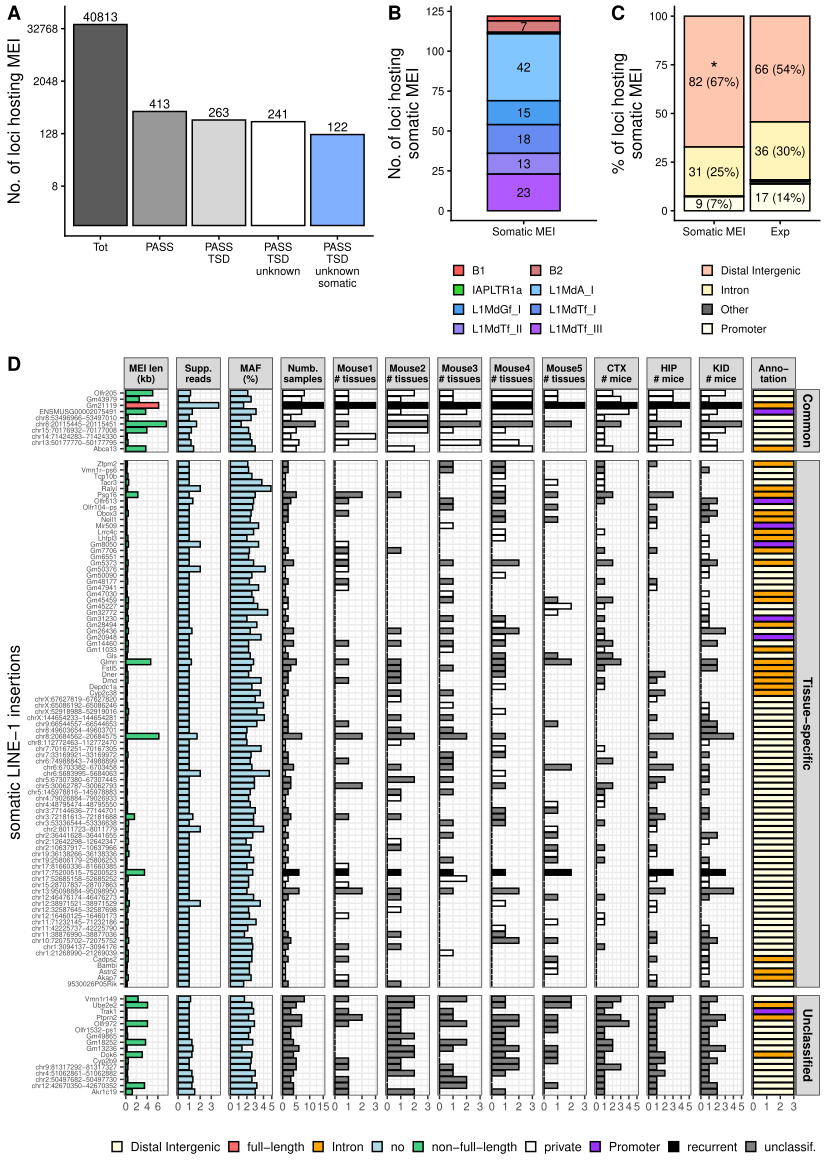

The script that saved this image:
#######################################################################################################################################
### Figure S5
#######################################################################################################################################
rm(list = ls())
library(ggplot2)
library(ggpubr)
library(data.table)
library(scales)
library(stringr)
library(reshape2)
library(ggh4x)
#######################################################################################################################################
source("../../analyses/functions/functions_nanopore.R")
#######################################################################################################################################
### Graphical parameters
textbarsize=2.5
axistexty=8
axistitley=12
#######################################################################################################################################
mei <- fread("../../analyses/13_tldr/input/tldr_res.txt",data.table=F,sep='\t',header=T)
mei_f <- fread("../../analyses/13_tldr/tldr_res_filtered.txt.bed",data.table=F,sep='\t',header=T)
mei_c <- fread("../../analyses/13_tldr/tldr_res_filtered_reads_summary.txt",data.table=F,sep='\t',header=T)
genomicf <- fread("../../analyses/14_annotate_MEI/res_observed_expected.txt",data.table=F,sep='\t',header=T)
mei_gf <- fread("../../analyses/14_annotate_MEI/genomic_feature_anno.txt",data.table=F,sep='\t',header=T)
mapped <- fread("../data/mapping_stat.txt",data.table=F,sep='\t',header=T)
#######################################################################################################################################


###### Panel A

### Count different type of MEIs

count_mei <- data.frame(c(
             "Tot"                      = nrow(mei),
             "PASS"                     = nrow(subset(mei,Filter=="PASS")),
             "PASS_TSD"                 = nrow(subset(mei,Filter=="PASS" & !is.na(mei$TSD))),
             "PASS_TSD_nonref"          = nrow(subset(mei,Filter=="PASS" & !is.na(mei$TSD) & is.na(mei$NonRef) )),
             "PASS_TSD_nonref_somatic"  = nrow(subset(mei_f,is.somatic))
))
colnames(count_mei) <- "Count"
count_mei$x <- rownames(count_mei)


# plot
count_mei$x <- factor(count_mei$x,levels = unique(count_mei$x))
p1=ggplot(count_mei,aes(x=x,y=Count)) +
  theme_classic() +
  geom_bar(stat='identity',color='black',aes(fill=x),alpha=.8) +
  # x axis
  xlab("none") +
  theme(axis.text.x=element_text(size = axistexty,angle = 0, hjust = .5)) +
  theme(axis.title.x = element_text(size=0)) +
  # modify x axis labels
  scale_x_discrete(labels=c("Tot"                     = "Tot",
                            "PASS"                    = "PASS",
                            "PASS_TSD"                = "PASS\nTSD",
                            "PASS_TSD_nonref"         = "PASS\nTSD\nunknown",
                            "PASS_TSD_nonref_somatic" = "PASS\nTSD\nunknown\nsomatic")) +
  # y axis
  ylab("No. of loci hosting MEI") +
  theme(axis.text.y=element_text(size = axistexty)) +
  theme(axis.title.y = element_text(size=axistitley)) +
  #scale_y_continuous(trans='log2', labels = trans_format("log2", math_format(2^.x))) +
  scale_y_continuous(trans='log2') +
  # label
  geom_text(aes(label=Count,y=Count+(Count*50/100)),size=3) +
  # legend
  guides(fill="none") +
  # scale colors
  scale_fill_manual( values = c("Tot"                      = "grey20",
                                "PASS"                     = "grey50",
                                "PASS_TSD"                 = "grey80",
                                "PASS_TSD_nonref"          = "grey100",
                                "PASS_TSD_nonref_somatic"  = hue_pal()(3)[3]))
#######################################################################################################################################

#######################################################################################################################################



###### Panel B

somatic_mei <- subset(mei_f,is.somatic==TRUE)

### Type of TE
count_te <- as.data.frame(table(somatic_mei$TE))
count_te$perc <- count_te$Freq / sum(count_te$Freq) * 100
count_te$Var1 <- str_split_fixed(count_te$Var1,":",2)[,2]

# label
count_te$lbl <- ifelse(count_te$Freq>=7,count_te$Freq,NA)

# modify IAPLTR1a_MM to IAPLTR1a
count_te$Var1 <- ifelse(count_te$Var1=="IAPLTR1a_MM","IAPLTR1a",count_te$Var1)

p2=ggplot(count_te,aes(x="Somatic MEI",y=Freq,fill=Var1)) +
  theme_classic() +
  geom_bar(stat='identity',color='black',alpha=.8,width=.6) +
  # label
  geom_text(aes(label=lbl,x=1,y=Freq), position = position_stack(vjust = .5),size=3) +
  # x axis
  xlab("none") +
  theme(axis.text.x=element_text(size = axistexty,angle = 0, hjust = .5)) +
  theme(axis.title.x = element_text(size=0)) +
  # y axis
  ylab("No. of loci hosting\nsomatic MEI") +
  theme(axis.text.y=element_text(size = axistexty)) +
  theme(axis.title.y = element_text(size=axistitley)) +
  # scale colors
  scale_fill_manual( values = c("L1MdA_I"       = "steelblue1",
                                "L1MdGf_I"      = "dodgerblue2",
                                "L1MdTf_I"      = "royalblue2",
                                "L1MdTf_II"     = "slateblue2",
                                "L1MdTf_III"    = "purple1",
                                "IAPLTR1a"      = "green3",
                                "B1"            = "firebrick1",
                                "B2"            = "indianred")
  )  +
  # legend
  guides(fill=guide_legend(title = '',nrow=4,byrow=TRUE)) +
  theme(legend.position = 'bottom',
        legend.text = element_text(size=8)) +
  # legend spacing
  theme(legend.key.size = unit(0.3, "cm")) +
  theme(legend.spacing.x = unit(.1, 'cm'),legend.spacing.y = unit(.1, 'cm'))
#######################################################################################################################################

#######################################################################################################################################



###### Panel C

# genomic features
genomicf$sd_perc <- genomicf$sd / genomicf$Tot

# aggregate <1
genomicf$annotation <- ifelse(genomicf$Obs==0,"Other",genomicf$annotation)

# separate obs and exp
obs <- genomicf[,c("annotation","Obs","Obs_perc","zscore","fdr")]
obs$sd_perc <- NA
names(obs)[names(obs)=="Obs"] <- "count"
names(obs)[names(obs)=="Obs_perc"] <- "perc"
obs$Type <- "Somatic MEI"

exp <- genomicf[,c("annotation","Exp","Exp_perc","zscore","fdr","sd_perc")]
names(exp)[names(exp)=="Exp"] <- "count"
names(exp)[names(exp)=="Exp_perc"] <- "perc"
exp$Type <- "Exp"

# get tot
tot <- rbind(obs,exp)
tot$Type <- factor(tot$Type,levels = unique(tot$Type))

# get label
tot$lbl <- paste0( round(tot$count), " (",round(tot$perc),"%)")
tot$lbl <- ifelse(tot$annotation=="Other",NA,tot$lbl)

# sign
tot$sign <- ifelse(tot$fdr<0.05 & tot$fdr>=0.01,"*",
                  ifelse(tot$fdr<0.01 & tot$fdr>=0.001,"**",
                         ifelse(tot$fdr<0.001,"***",NA)))
tot$sign <- ifelse(tot$Type!="Exp",tot$sign,NA)

p3=ggplot(tot,aes(x=Type,y=perc,fill=annotation)) +
  theme_classic() +
  geom_bar(stat='identity',color='black',alpha=.6) +
  # label
  geom_text(aes(label=lbl), position = position_stack(vjust = .5),size=3) +
  # label sign
  geom_text(aes(label=sign), position = position_stack(vjust = .6),size=5) +
  # x axis
  xlab("none") +
  theme(axis.text.x=element_text(size = axistexty,angle = 0, hjust = .5)) +
  theme(axis.title.x = element_text(size=0)) +
  # y axis
  ylab("% of loci hosting\nsomatic MEI") +
  theme(axis.text.y=element_text(size = axistexty)) +
  theme(axis.title.y = element_text(size=axistitley)) +
  # legend
  guides(fill=guide_legend(title = '',nrow=4,byrow=TRUE)) +
  theme(legend.position = 'bottom',
        legend.text = element_text(size=8)) +
  # legend spacing
  theme(legend.key.size = unit(0.3, "cm")) +
  theme(legend.spacing.x = unit(.1, 'cm'),legend.spacing.y = unit(.1, 'cm')) +
  # scale colors
  scale_fill_manual( values = c("Distal Intergenic" = "lightsalmon",
                                "Intron"            = "lightgoldenrod1",
                                "Promoter"          = "lightyellow1",
                                "Other"             = "black"))
#######################################################################################################################################

#######################################################################################################################################


###### Panel D
# ALL L1 somatic MEI

# add info on ALT to somatic MEI
somatic_mei2 <- merge(somatic_mei,mei_c[,c("ID",colnames(mei_c)[grepl("_ALT",colnames(mei_c))])],by="ID")

##########################################################################################
#### 1
#### Prepare variables

# Separate common/tissue-spec from recurrent/private etc
somatic_mei2$Type2 <- str_split_fixed(somatic_mei2$Type,"_",2)[,1]
somatic_mei2$Type <- str_split_fixed(somatic_mei2$Type,"_",2)[,2]

# order
somatic_mei2 <- somatic_mei2[order(somatic_mei2$Type),]
somatic_mei2$ID <- factor(somatic_mei2$ID,levels = unique(somatic_mei2$ID))

# MEI length to kb
somatic_mei2$LengthIns <- somatic_mei2$LengthIns/1000

# MAF in %
somatic_mei2$mean_MAF <- somatic_mei2$mean_MAF*100


##########################################################################################
#### 2
#### Get new values

# calc mean number of supporting reads
somatic_mei2$mean_ALT <- apply(somatic_mei2[,grepl("_ALT",colnames(somatic_mei2))],1,sum) / somatic_mei2$NumSamples

# calc number of tissues MEIs are found in each mouse
for (j in 2:6) {
  somatic_mei2[,paste0("Mouse ",j-1)] <- rowSums(somatic_mei2[,grepl("_ALT",colnames(somatic_mei2)) & 
                                                                grepl(paste0("WT_",j),colnames(somatic_mei2))]>=1)
}

# calc number of mice where MEIs are found in each tissue
tissues <- c("CTX","KID","HIP")
for (tx in tissues) {
  somatic_mei2[,tx] <- rowSums(somatic_mei2[,grepl("_ALT",colnames(somatic_mei2)) & grepl(tx,colnames(somatic_mei2))]>=1)
}

# add genomic features
somatic_mei2 <- merge(somatic_mei2,mei_gf[,c("ID","annotation","gene_name","distanceTx","distanceTSS")],by='ID',all.x=T)

# There are MEI that are not tissuespec or common. They are found in all the three tissues
# but never in the same mice
somatic_mei2$Type2 <- ifelse(somatic_mei2$Type2=="Tissue-specific" & somatic_mei2$CTX>0 & somatic_mei2$KID>0 & somatic_mei2$HIP>0,
                             "Unclassified",somatic_mei2$Type2)
somatic_mei2$Type <- ifelse(somatic_mei2$Type2=="Unclassified","unclassified",somatic_mei2$Type)
##########################################################################################
#### 3
#### Select columns of interest
somatic_mei22 <- somatic_mei2[,c("ID","TE","LengthIns","mean_ALT","mean_MAF","NumSamples",
                                 "Mouse 1","Mouse 2","Mouse 3","Mouse 4","Mouse 5",
                                 "CTX","HIP","KID","annotation","Type","Type2","full_length")]

# convert annotation to numeric
somatic_mei22$annotation2 <- ifelse(somatic_mei22$annotation=="Promoter",3,
                                    ifelse(somatic_mei22$annotation=="Intron",3,
                                           ifelse(somatic_mei22$annotation=="Distal Intergenic",3,"ERR")))
somatic_mei22$annotation2 <- as.numeric(somatic_mei22$annotation2)


##########################################################################################
#### 4
#### melt

# melt
somatic_mei222 <- melt(somatic_mei22)


##########################################################################################
#### 5
#### fill

somatic_mei222$fill <- "no"

# annotation2, for anno; full_length for LengthIns
somatic_mei222$fill <- ifelse(somatic_mei222$variable=="annotation2",somatic_mei222$annotation,somatic_mei222$fill)
somatic_mei222$full_length <- ifelse(somatic_mei222$full_length==TRUE,"full-length","non-full-length")
somatic_mei222$fill <- ifelse(somatic_mei222$variable=="LengthIns",somatic_mei222$full_length,somatic_mei222$fill)

# type, for NumSamples, Mouse and tissues
somatic_mei222$fill <- ifelse(somatic_mei222$variable=="NumSamples"|somatic_mei222$variable=="Mouse 1"|somatic_mei222$variable=="Mouse 2"|
                                somatic_mei222$variable=="Mouse 3"|somatic_mei222$variable=="Mouse 4"|somatic_mei222$variable=="Mouse 5"|
                                somatic_mei222$variable=="CTX"|somatic_mei222$variable=="HIP"|somatic_mei222$variable=="KID",somatic_mei222$Type,somatic_mei222$fill)


##########################################################################################
### 6 plot
###

# Only L1
somatic_mei222_l1 <- somatic_mei222[grepl("L1",somatic_mei222$TE),]

# Rename facet
somatic_mei222_l1$variable <- ifelse(somatic_mei222_l1$variable=="LengthIns","MEI len\n(kb)",
                                     ifelse(somatic_mei222_l1$variable=="mean_ALT","Supp.\nreads",
                                            ifelse(somatic_mei222_l1$variable=="mean_MAF","MAF\n(%)",
                                                   ifelse(somatic_mei222_l1$variable=="NumSamples","Numb.\nsamples",
                                                          ifelse(somatic_mei222_l1$variable=="annotation2","Anno-\ntation",
                                                                 ifelse(somatic_mei222_l1$variable=="Mouse 1","Mouse1\n# tissues",
                                                                        ifelse(somatic_mei222_l1$variable=="Mouse 2","Mouse2\n# tissues",
                                                                               ifelse(somatic_mei222_l1$variable=="Mouse 3","Mouse3\n# tissues",
                                                                                      ifelse(somatic_mei222_l1$variable=="Mouse 4","Mouse4\n# tissues",
                                                                                             ifelse(somatic_mei222_l1$variable=="Mouse 5","Mouse5\n# tissues",
                                                                                                    ifelse(somatic_mei222_l1$variable=="KID","KID\n# mice",
                                                                                                           ifelse(somatic_mei222_l1$variable=="CTX","CTX\n# mice",
                                                                                                                  ifelse(somatic_mei222_l1$variable=="HIP","HIP\n# mice",
                                                                                                                         as.character(somatic_mei222_l1$variable))))))))))))))

# factor
somatic_mei222_l1$variable <- factor(somatic_mei222_l1$variable,levels = unique(somatic_mei222_l1$variable))

# add gene name
gene_anno <- somatic_mei2[somatic_mei2$ID %in% somatic_mei222_l1$ID,c("ID","annotation","gene_name","distanceTx")]
gene_anno$Gene <- ifelse(gene_anno$distanceTx<10000,gene_anno$gene_name,as.character(gene_anno$ID))
somatic_mei222_l1 <- merge(somatic_mei222_l1,gene_anno[,c("ID","Gene")],by="ID",all.x=T,sort=F)

somatic_mei222_l1$fill <- ifelse(somatic_mei222_l1$fill=="unclassified","unclassif.",somatic_mei222_l1$fill)

p4=ggplot(somatic_mei222_l1,aes(x=Gene,y=value,fill=fill)) +
  theme_bw() +
  geom_bar(stat="identity",color='black') +
  facet_nested(Type2~variable,scales = "free",space = "free_y") +
  theme(strip.text.x = element_text(size = 7, colour = "black", angle = 0, face= 'bold')) +
  theme(strip.text.y = element_text(size = 9, colour = "black", angle = -90, face= 'bold')) +
  coord_flip() +
  # x axis
  xlab("somatic LINE-1 insertions") +
  theme(axis.text.x=element_text(size = axistexty,angle = 0, hjust = .5)) +
  theme(axis.title.x = element_text(size=0)) +
  # y axis
  ylab("none") +
  theme(axis.text.y=element_text(size = 5)) +
  theme(axis.title.y = element_text(size=axistitley)) +
  # legend
  guides(fill=guide_legend(title = '',nrow=1,byrow=TRUE)) +
  # legend spacing
  theme(legend.key.size = unit(0.3, "cm")) +
  theme(legend.spacing.x = unit(.1, 'cm'),legend.spacing.y = unit(.1, 'cm')) +
  # scale fill
  scale_fill_manual( values = c("full-length"="indianred1",
                                "non-full-length"="seagreen3",
                                "no"="lightblue",
                                "recurrent"="black","unclassif."="grey50","private"="white",
                                "Intron"="orange","Promoter"="purple1","Distal Intergenic"="lightyellow"))
#######################################################################################################################################

#######################################################################################################################################

p11=ggarrange(p1,nrow=2,heights = c(.86,.14))
riga1=ggarrange(p11,p2,p3,nrow=1,widths = c(.46,.27,.27),labels = c("A","B","C"))
riga2=ggarrange(p4,nrow=1,labels = c("D"),legend = 'bottom')
ff=ggarrange(riga1,riga2,NULL,nrow=3,ncol=1,heights = c(.3,.7,0))
ggsave(filename='FigS5.pdf',plot=ff,width=210,height=297,units='mm')
